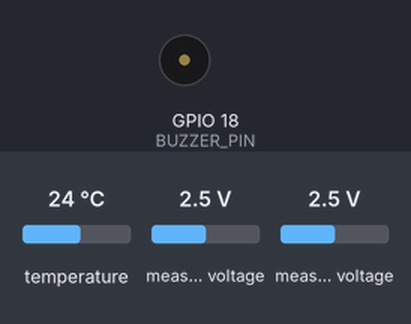
The program below on a simulated ESP32. Shown: buzzer (waves = sounding, pin HIGH). The inputs (shaded band) are chosen by the test bench; at power-on: temperature 24 °C, measured voltage 2.5 V. WiFi joins after 1.5 s; servers stay silent unless stated; the local clock reads 2024-03-15 10:24:30 at power-on unless the program sets it; storage starts empty; EEPROM starts erased; the Firebase database answers and starts empty; what the program prints to the serial monitor is not drawn.

Above: at 0.05 s.
Timing chart, 0 to 7.4 s (numbered marks = the images above):
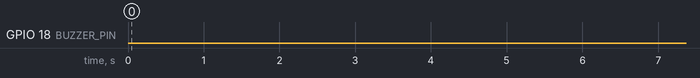

Measured:
- by itself, GPIO 18 (BUZZER_PIN): LOW → HIGH at 23.2 s, → LOW 0.28 s later, → HIGH 0.30 s later, → LOW 0.28 s later, … (335 changes in this stretch)

The program:

main.cpp
```cpp
#include <Arduino.h>
#include <Wire.h>
#include <Adafruit_ADS1X15.h>
#include <LittleFS.h>
#include <ESPAsyncWebServer.h>
#include <ArduinoJson.h>
#include <ESPmDNS.h>
#include <Preferences.h>
#include <AsyncJson.h>

#include "config.h"
#include "temp.h"
#include "tds.h"
#include "ph.h"
#include "firebase.h"
#include "alerts.h"

// --- Global Objects ---
Adafruit_ADS1115 ads;
PHSensor phSensor(&ads, PH_ADC_CHANNEL);
TempSensor waterTemp(ONE_WIRE_BUS);
TDSSensor tdsSensor(&ads, TDS_ADC_CHANNEL);
FirebaseManager database;
AlertSystem alerts(BUZZER_PIN);

// --- Web Server & Global Data Variables ---
AsyncWebServer server(80);

// Globals to share data between Core 1 (Sensors) and Core 0 (Web UI)
float live_ph = 0.0;
float live_tds = 0.0;
float live_temp = 0.0;
float live_hardness = 0.0;

// FreeRTOS Task Handles
TaskHandle_t WebTask;
TaskHandle_t SensorTask;

// ==========================================
// --- DYNAMIC SETTINGS & MEMORY ---
// ==========================================
String twilio_sid = "";
String twilio_token = "";
String twilio_from = "";
String twilio_to = "";
String twilio_msg = "WATER STATUS: ";
unsigned long routine_sms_interval = 14400000; // Default 4 hours
unsigned long danger_sms_interval = 3600000;   // Default 1 hour
unsigned long fb_update_interval = 300000;     // Default 5 mins

Preferences preferences;

// Function to load saved settings from Flash Memory on boot
void loadSettings() {
  preferences.begin("wqi-app", false);
  twilio_sid = preferences.getString("tw_sid", "");
  twilio_token = preferences.getString("tw_token", "");
  twilio_from = preferences.getString("tw_from", "");
  twilio_to = preferences.getString("tw_to", "");
  twilio_msg = preferences.getString("tw_msg", "WATER STATUS: ");

  routine_sms_interval = preferences.getULong("tw_safe_int", 14400000);
  danger_sms_interval = preferences.getULong("tw_danger_int", 3600000);
  fb_update_interval = preferences.getULong("fb_int", 300000);
  preferences.end();
  Serial.println("System Settings Loaded from Flash Memory.");
}

// ==========================================
// CORE 0: WEB SERVER & WIFI TASK
// ==========================================
void webTaskCode(void * parameter) {
  // Wait for WiFi to connect (handled by Core 1's database.begin())
  while (WiFi.status() != WL_CONNECTED) {
    vTaskDelay(1000 / portTICK_PERIOD_MS);
  }

  // 1. Initialize LittleFS
  if(!LittleFS.begin(true)){
    Serial.println("Error mounting LittleFS! Did you upload the Filesystem Image?");
    vTaskDelete(NULL);
  }

  // 2. Initialize mDNS
  if (!MDNS.begin("wqi")) {
    Serial.println("Error setting up MDNS responder!");
  } else {
    Serial.println("mDNS responder started. Access via http://wqi.local");
  }

  // 3. Serve the static HTML/CSS/JS files
  server.serveStatic("/", LittleFS, "/").setDefaultFile("index.html");

  // 4. API Endpoint: Send Live Data to the Web Dashboard
  server.on("/api/data", HTTP_GET, [](AsyncWebServerRequest *request){
    StaticJsonDocument<200> doc;
    doc["ph"] = live_ph;
    doc["tds"] = live_tds;
    doc["temp"] = live_temp;
    doc["hardness"] = live_hardness;

    String response;
    serializeJson(doc, response);
    request->send(200, "application/json", response);
  });

  // 5. API Endpoint: Catch Alerts Settings from Website
  AsyncCallbackJsonWebHandler* alertHandler = new AsyncCallbackJsonWebHandler("/api/save-alerts", [](AsyncWebServerRequest *request, JsonVariant &json) {
    JsonObject jsonObj = json.as<JsonObject>();

    // Update live variables
    twilio_msg = jsonObj["msg"].as<String>();
    danger_sms_interval = jsonObj["danger_interval"].as<unsigned long>() * 3600000; // Convert hours to ms
    routine_sms_interval = jsonObj["safe_interval"].as<unsigned long>() * 3600000;
    twilio_to = jsonObj["to_phone"].as<String>();
    twilio_sid = jsonObj["sid"].as<String>();
    twilio_token = jsonObj["token"].as<String>();
    twilio_from = jsonObj["from_phone"].as<String>();

    // Save permanently to Flash Memory
    preferences.begin("wqi-app", false);
    preferences.putString("tw_msg", twilio_msg);
    preferences.putULong("tw_danger_int", danger_sms_interval);
    preferences.putULong("tw_safe_int", routine_sms_interval);
    preferences.putString("tw_to", twilio_to);
    preferences.putString("tw_sid", twilio_sid);
    preferences.putString("tw_token", twilio_token);
    preferences.putString("tw_from", twilio_from);
    preferences.end();

    Serial.println("New Twilio Alerts Settings Saved!");
    request->send(200, "application/json", "{\"status\":\"success\"}");
  });
  server.addHandler(alertHandler);

  // Start the server
  server.begin();
  MDNS.addService("http", "tcp", 80);
  Serial.print("Web UI running on Core: ");
  Serial.println(xPortGetCoreID());

  // Keep Core 0 alive infinitely
  for(;;) {
    vTaskDelay(1000 / portTICK_PERIOD_MS);
  }
}

// ==========================================
// CORE 1: YOUR EXISTING SENSOR LOGIC
// ==========================================
void sensorTaskCode(void * parameter) {
  Serial.print("Sensor Logic running on Core: ");
  Serial.println(xPortGetCoreID());

  // --- Initialization ---
  loadSettings(); // <-- ALWAYS LOAD SETTINGS FIRST!

  if (!ads.begin()) {
    Serial.println("Failed to initialize ADS1115.");
    while (1);
  }
  ads.setGain(GAIN_ONE);

  phSensor.begin();
  waterTemp.begin();
  tdsSensor.begin();

  // Connects to WiFi & Firebase
  database.begin();
  alerts.begin();

  // --- Infinite Sensor Loop ---
  for(;;) {
    // 1. Update sensors
    waterTemp.update();
    tdsSensor.update(waterTemp.getTemp());
    phSensor.update(waterTemp.getTemp());

    // 2. Update Globals for Core 0 to read safely
    live_temp = waterTemp.getTemp();
    live_tds = tdsSensor.getTDS();
    live_ph = phSensor.getPH();
    live_hardness = tdsSensor.getHardness();

    // 3. Check Alerts & Buzzers
    alerts.checkAlerts(live_ph, live_tds, live_hardness);
    alerts.update();

    // 4. Remote Control Polling
    database.pollSettings();

    // 5. Firebase Sync
    database.processAndPush(
      live_temp, tdsSensor.getEC(), live_tds,
      tdsSensor.getSalinity(), live_hardness, live_ph
    );

    // Yield to FreeRTOS watchdog
    vTaskDelay(10 / portTICK_PERIOD_MS);
  }
}

// ==========================================
// SYSTEM BOOTSTRAP
// ==========================================
void setup() {
  Serial.begin(115200);

  // Pin the Web Server to Core 0
  xTaskCreatePinnedToCore(webTaskCode, "WebTask", 10000, NULL, 1, &WebTask, 0);

  // Pin the Heavy Processing to Core 1
  xTaskCreatePinnedToCore(sensorTaskCode, "SensorTask", 10000, NULL, 1, &SensorTask, 1);
}

void loop() {
  // Empty! FreeRTOS tasks handle everything now.
  vTaskDelete(NULL);
}
```

alerts.h
```cpp
#pragma once
#include <Arduino.h>
#include "sms.h" // <-- ADDED THIS

// Define our alert states
enum AlertLevel {
    SAFE,
    CAUTION,
    WARNING,
    DANGER
};

class AlertSystem {
public:
    AlertSystem(uint8_t buzzerPin);
    void begin();

    // Evaluates the readings and sets the alert level
    void checkAlerts(float ph, float tds, float hardness, float turbidity = 0.0, float wqi = 0.0);

    // Needs to be called continuously in loop() to handle beep timing
    void update();

private:
    uint8_t _buzzerPin;
    AlertLevel _currentLevel;
    AlertLevel _lastNotifiedLevel; // <-- ADDED: Tracks the last state we texted you about

    // --- STABILIZATION VARIABLES ADDED ---
    AlertLevel _candidateLevel;    // The temporary level we are evaluating
    unsigned long _candidateMillis; // When this temporary level started

    // Timing variables for non-blocking beeps and SMS
    unsigned long _previousMillis;
    unsigned long _lastSMSMillis;  // <-- ADDED: Timer for routine texts
    bool _buzzerState;

    SMSManager _sms; // <-- ADDED: Our SMS sender

    // Helper function to send the text
    void sendSMSUpdate(float ph, float tds, float hardness);
};
```

firebase.h
```cpp
#pragma once
#include <WiFi.h>
#include <Firebase_ESP_Client.h>
#include <time.h>

class FirebaseManager {
  private:
    FirebaseData fbdo;
    FirebaseAuth auth;
    FirebaseConfig config;
    unsigned long lastOutput;
    unsigned long lastHistoryPush;

    // --- NEW VARIABLES FOR REMOTE CONTROL ---
    unsigned long lastPollTime;
    String currentMode;
    bool triggerRequested;
    bool stabilizationActive;
    unsigned long stabilizationStartTime;

    time_t getUnixTimestamp();
    void syncTime();

  public:
    FirebaseManager();
    void begin();
    void pollSettings(); // <-- NEW FUNCTION
    void processAndPush(float temp, float ec, float tds, float salinity, float hardness, float ph);
};
```

ph.h
```cpp
#pragma once
#include <Adafruit_ADS1X15.h>

class PHSensor {
  private:
    Adafruit_ADS1115* ads;
    uint8_t channel;

    float smoothedVoltage;
    float currentPH;
    bool firstRun;

    // Pre-calculated baseline slopes
    float m_acid;
    float m_alkaline;

    // Helper functions hidden from main.cpp
    void sortArray(float arr[], int n);
    float getOlympicVoltage();

  public:
    PHSensor(Adafruit_ADS1115* adsPtr, uint8_t adcChannel);
    void begin();
    void update(float currentTemp);

    float getPH();
    float getVoltage();
};
```

sms.h
```cpp
#pragma once
#include <Arduino.h>

class SMSManager {
public:
    void sendAlert(String alertLevel, float ph, float tds, float hardness);
};
```

tds.h
```cpp
#pragma once
#include <Adafruit_ADS1X15.h>

#define NUM_SAMPLES 30

class TDSSensor {
  private:
    Adafruit_ADS1115* ads;
    uint8_t channel;
    int16_t adcBuffer[NUM_SAMPLES];
    uint8_t sampleIndex;
    unsigned long lastAdcRead;

    // Calculated values
    float ecValue;
    float tdsValue;
    float salinityValue;
    float hardnessValue;

    float getFilteredAndCompensatedVoltage(float tempC);

  public:
    TDSSensor(Adafruit_ADS1115* adsPtr, uint8_t adcChannel);
    void begin();
    void update(float currentTemp);

    float getEC();
    float getTDS();
    float getSalinity();
    float getHardness();
};
```

temp.h
```cpp
#pragma once
#include <OneWire.h>
#include <DallasTemperature.h>

class TempSensor {
  private:
    OneWire oneWire;
    DallasTemperature sensor;
    unsigned long lastTempRequest;
    float currentTemperature;

  public:
    TempSensor(uint8_t pin);
    void begin();
    void update();
    float getTemp();
};
```

alerts.cpp
```cpp
#include "alerts.h"
#include "config.h" // Gives us access to the dynamic variables

AlertSystem::AlertSystem(uint8_t buzzerPin) {
    _buzzerPin = buzzerPin;
    _currentLevel = SAFE;
    _lastNotifiedLevel = SAFE;
    _candidateLevel = SAFE;
    _candidateMillis = 0;
    _previousMillis = 0;
    _lastSMSMillis = 0;
    _buzzerState = false;
}

void AlertSystem::begin() {
    pinMode(_buzzerPin, OUTPUT);
    digitalWrite(_buzzerPin, LOW);
}

void AlertSystem::checkAlerts(float ph, float tds, float hardness, float turbidity, float wqi) {
    if (millis() < STARTUP_DELAY) {
        return;
    }

    // 1. Calculate the INSTANTANEOUS level
    AlertLevel instantLevel = SAFE;

    if (tds > 1600.0) instantLevel = max(instantLevel, DANGER);
    else if (tds > 500.0) instantLevel = max(instantLevel, WARNING);
    else if (tds > 400.0) instantLevel = max(instantLevel, CAUTION);

    if (hardness > 600.0) instantLevel = max(instantLevel, DANGER);
    else if (hardness > 200.0) instantLevel = max(instantLevel, WARNING);
    else if (hardness > 150.0) instantLevel = max(instantLevel, CAUTION);

    if (ph < 6.0 || ph > 9.0) instantLevel = max(instantLevel, DANGER);
    else if (ph < 6.5 || ph > 8.5) instantLevel = max(instantLevel, WARNING);
    else if (ph < 6.8 || ph > 8.2) instantLevel = max(instantLevel, CAUTION);

    // ==========================================
    // --- STABILIZATION LOGIC ---
    // ==========================================
    if (instantLevel != _candidateLevel) {
        _candidateLevel = instantLevel;
        _candidateMillis = millis();
    }

    if (millis() - _candidateMillis >= SENSOR_STABILIZE_TIME) {
        _currentLevel = _candidateLevel;
    }

    // ==========================================
    // --- SMART SMS GATEKEEPER LOGIC ---
    // ==========================================
    unsigned long currentMillis = millis();

    // --- USING DYNAMIC VARIABLES HERE ---
    unsigned long currentInterval = (_currentLevel == DANGER) ? danger_sms_interval : routine_sms_interval;

    if (_currentLevel > _lastNotifiedLevel) {
        sendSMSUpdate(ph, tds, hardness);
        _lastNotifiedLevel = _currentLevel;
        _lastSMSMillis = currentMillis;
    }
    else if (currentMillis - _lastSMSMillis >= currentInterval) {
        sendSMSUpdate(ph, tds, hardness);
        _lastSMSMillis = currentMillis;
    }
    else if (_currentLevel < _lastNotifiedLevel) {
        _lastNotifiedLevel = _currentLevel;
    }
}

void AlertSystem::sendSMSUpdate(float ph, float tds, float hardness) {
    String levelStr = "SAFE (Routine Update)";
    if (_currentLevel == CAUTION) levelStr = "CAUTION (Near Limits)";
    if (_currentLevel == WARNING) levelStr = "WARNING (Exceeds Acceptable)";
    if (_currentLevel == DANGER) levelStr = "DANGER (Beyond Permissible)";

    Serial.println("Triggering SMS via Twilio...");
    _sms.sendAlert(levelStr, ph, tds, hardness);
}

void AlertSystem::update() {
    unsigned long currentMillis = millis();

    switch (_currentLevel) {
        case SAFE:
            _buzzerState = false;
            digitalWrite(_buzzerPin, LOW);
            break;

        case DANGER:
            _buzzerState = true;
            digitalWrite(_buzzerPin, HIGH); // Solid tone
            break;

        case WARNING:
            // Fast beep (toggle every 250ms)
            if (currentMillis - _previousMillis >= 250) {
                _previousMillis = currentMillis;
                _buzzerState = !_buzzerState;
                digitalWrite(_buzzerPin, _buzzerState ? HIGH : LOW);
            }
            break;

        case CAUTION:
            // Slow beep (toggle every 1000ms)
            if (currentMillis - _previousMillis >= 1000) {
                _previousMillis = currentMillis;
                _buzzerState = !_buzzerState;
                digitalWrite(_buzzerPin, _buzzerState ? HIGH : LOW);
            }
            break;
    }
}
```

ph.cpp
```cpp
#include "ph.h"
#include "config.h"

// Constructor
PHSensor::PHSensor(Adafruit_ADS1115* adsPtr, uint8_t adcChannel) {
  ads = adsPtr;
  channel = adcChannel;
  smoothedVoltage = 0.0;
  currentPH = 7.0;
  firstRun = true;

  // Pre-calculate the baseline slopes exactly once to save CPU cycles
  m_acid = (6.86 - 4.00) / (CAL_V_686 - CAL_V_400);
  m_alkaline = (9.18 - 6.86) / (CAL_V_918 - CAL_V_686);
}

void PHSensor::begin() {
  const float CAL_V_686 = 2.582; // Voltage at pH 6.86
const float CAL_V_400 = 2.857; // Voltage at pH 4.00
const float CAL_V_918 = 1.999; // Voltage at pH 9.18
const float CAL_TEMP_C = 31.3; // The physical temperature during calibration
  // Any specific setup for pH can go here.
  // The ADS1115 is already started in main.cpp.
}

// Simple Bubble Sort
void PHSensor::sortArray(float arr[], int n) {
  for (int i = 0; i < n - 1; i++) {
    for (int j = 0; j < n - i - 1; j++) {
      if (arr[j] > arr[j + 1]) {
        float temp = arr[j];
        arr[j] = arr[j + 1];
        arr[j + 1] = temp;
      }
    }
  }
}

// Takes a burst of readings and applies Olympic scoring
float PHSensor::getOlympicVoltage() {
  float voltageArray[PH_NUM_SAMPLES];

  for (int i = 0; i < PH_NUM_SAMPLES; i++) {
    int16_t adcRaw = ads->readADC_SingleEnded(channel);
    voltageArray[i] = ads->computeVolts(adcRaw);
    delay(5); // Settle time
  }

  sortArray(voltageArray, PH_NUM_SAMPLES);

  float total = 0;
  int count = 0;

  // For 20 samples: discard bottom 4 and top 4, average the middle 12
  for (int i = 4; i < 16; i++) {
    total += voltageArray[i];
    count++;
  }

  return total / count;
}

void PHSensor::update(float currentTemp) {
  // 1. Get the raw Olympic Scored Voltage
  float olympicVoltage = getOlympicVoltage();

  // 2. Apply Exponential Moving Average (EMA) Smoothing
  if (firstRun) {
    smoothedVoltage = olympicVoltage;
    firstRun = false;
  } else {
    smoothedVoltage = (PH_EMA_ALPHA * olympicVoltage) + ((1.0 - PH_EMA_ALPHA) * smoothedVoltage);
  }

  // 3. Calculate pH with 3-Point Split
  float base_slope = 0.0;
  if (smoothedVoltage > CAL_V_686) {
    base_slope = m_acid;
  } else {
    base_slope = m_alkaline;
  }

  // 4. Apply Temperature Compensation (Kelvin scaling)
  float current_slope = base_slope * ((currentTemp + 273.15) / (CAL_TEMP_C + 273.15));

  // 5. Final pH Calculation
  currentPH = 6.86 + (current_slope * (smoothedVoltage - CAL_V_686));
}

float PHSensor::getPH() { return currentPH; }
float PHSensor::getVoltage() { return smoothedVoltage; }
```

temp.cpp
```cpp
#include "temp.h"
#include "config.h"

TempSensor::TempSensor(uint8_t pin) : oneWire(pin), sensor(&oneWire) {
  lastTempRequest = 0;
  currentTemperature = 25.0;
}

void TempSensor::begin() {
  sensor.begin();
  sensor.setWaitForConversion(false);
  sensor.requestTemperatures();
  lastTempRequest = millis();
}

void TempSensor::update() {
  unsigned long currentMillis = millis();
  if (currentMillis - lastTempRequest >= TEMP_INTERVAL) {
    float tempC = sensor.getTempCByIndex(0);
    if (tempC != DEVICE_DISCONNECTED_C) {
      currentTemperature = tempC;
    }
    sensor.requestTemperatures();
    lastTempRequest = currentMillis;
  }
}

float TempSensor::getTemp() {
  return currentTemperature;
}
```

turbidity.cpp
```cpp

```

Source omitted: firebase.cpp (5112 bytes), sms.cpp (2261 bytes), tds.cpp (2232 bytes), config.h (2529 bytes)
